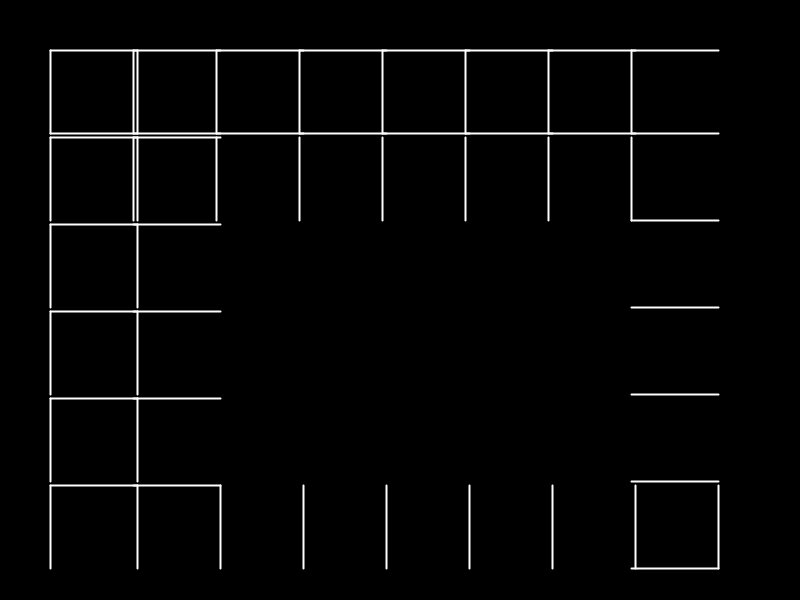
Frame 1 (no input)
Frame 60 (the mouse pressed at the canvas centre just before this capture): identical to frame 1, image omitted
Frame 120 (the mouse held since frame 60 and released just before this capture): identical to frame 1, image omitted

The Processing sketch that drew this single still picture (run headless with seeded random() and noise(); from frame 60 on, the mouse is pressed at the canvas centre):

// Processing sketch: p3_mazes_sidewinder
// ── p3_mazes_sidewinder.pde
import java.util.Set;
import java.util.Iterator;

Grid g;

void setup(){
  size(800,600);
  g = new Grid(8, 6);
  (new BinaryTree()).on(g);
}

void draw() {
  background(0); //<>//
  g.onDraw();
}


class BinaryTree {
  void on(Grid g){
    Cell[] gc = g.eachCell();
    for( Cell c : gc )
    {
      ArrayList<Cell> neighbors = new ArrayList<Cell>();
      if( c.up != null)
        neighbors.add(c.up);
      if( c.right != null)
        neighbors.add(c.right);
        
      if( neighbors.size() > 0 ) {
        int index = (int) random(neighbors.size());
        Cell newNeighbor = neighbors.get(index);
        c.link(newNeighbor, true);
      }
    }
  }
}


class Grid {
  Cell[][] cells;
  Grid(int h, int w){
    cells = new Cell[h][w];
    prepare();
    configure();
  }
  
  Cell get(int h, int w){
    if( h <= 0 || h > cells.length - 1)
      return null;
    if( w <= 0 || w > cells[0].length - 1)
      return null; 
    return cells[h][w];
  }
  
  Cell randomCell() {
    return cells[(int)random(cells.length)][(int)random(cells[0].length)];
  }
  
  Cell[] eachCell() {
    Cell[] retVal = new Cell[cells.length*cells[0].length];
    for( int h = 0; h < cells.length ; h++ )
    {
      for( int w = 0 ; w < cells[0].length; w++ ){
        retVal[h*cells[0].length + w] = cells[h][w];
      }
    }
    return retVal;
  }
  
  
  int size() {
     return cells.length * cells[0].length;
  }
  
  void prepare(){
    for( int h = 0; h < cells.length ; h++ )
    {
      for( int w = 0 ; w < cells[0].length; w++ ){
        cells[h][w] = new Cell(h, w);
      }
    }
  }
  
  void configure() {
    for( int h = 0; h < cells.length ; h++ )
    {
      for( int w = 0 ; w < cells[0].length; w++ ){
        cells[h][w].up = this.get(h-1,w);
        cells[h][w].down = this.get(h+1,w);
        cells[h][w].left = this.get(h,w-1);
        cells[h][w].right = this.get(h,w+1);
      }
    }
  }
  
  void onDraw(){
    stroke(255);
    strokeWeight(2);
    int MARGIN = 50;
    int LEFT = MARGIN, TOP = MARGIN, RIGHT = width - MARGIN, BOTTOM = height - MARGIN;
    int STEP_H = (BOTTOM - TOP) / cells[0].length;
    int STEP_W = (RIGHT - LEFT) / cells.length;
    for( int h = 0; h < cells.length ; h++ ){
      for( int w = 0 ; w < cells[0].length; w++ ){
        PVector origin = new PVector(TOP + STEP_H * h, LEFT + STEP_W * w);
        Cell current_cell = cells[h][w];
        if( current_cell.up == null )
          line(origin.x, origin.y, origin.x+STEP_W, origin.y);
        if( current_cell.down == null )
          line(origin.x, origin.y+STEP_H, origin.x+STEP_W, origin.y+STEP_H);
        if( current_cell.left == null )
          line(origin.x, origin.y, origin.x, origin.y+STEP_H);
        if( current_cell.right == null )
          line(origin.x+STEP_W, origin.y, origin.x+STEP_W, origin.y+STEP_H);
      }
    }
    
  }
}

class Cell {
  PVector pos;
  Cell up, down, left, right;
  HashMap<Cell, Boolean> links;
  
  Cell(int x, int y){
    pos = new PVector(x, y);
    links = new HashMap<Cell, Boolean>();
  }
  
  void link(Cell c, boolean bidi) {
    links.put(c,true);
    if( bidi )
      c.link(this, false);
  }
  
  void unlink( Cell c, boolean bidi) {
    links.remove(c);
    if(bidi)
      c.unlink(this, false);
  }
  
  Set<Cell> links(){
    return links.keySet();
  }
  
  boolean isLinked(Cell c) {
    return links.containsKey(c);
  }
  
  Cell[] neighbors() {
    return links.keySet().toArray(new Cell[links.keySet().size()]);
  }
  
}
